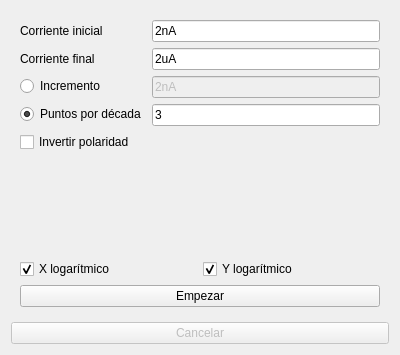
<?xml version="1.0" encoding="UTF-8"?>
<ui version="4.0">
 <class>Form</class>
 <widget class="QWidget" name="Form">
  <property name="geometry">
   <rect>
    <x>0</x>
    <y>0</y>
    <width>400</width>
    <height>355</height>
   </rect>
  </property>
  <property name="windowTitle">
   <string>Medir curva VI</string>
  </property>
  <layout class="QVBoxLayout" name="verticalLayout">
   <item>
    <layout class="QVBoxLayout" name="layout_grafico">
     <property name="sizeConstraint">
      <enum>QLayout::SetMinimumSize</enum>
     </property>
    </layout>
   </item>
   <item>
    <layout class="QHBoxLayout" name="horizontalLayout"/>
   </item>
   <item>
    <widget class="QWidget" name="parametros" native="true">
     <layout class="QVBoxLayout" name="verticalLayout_2">
      <item>
       <layout class="QFormLayout" name="formLayout">
        <item row="0" column="0">
         <widget class="QLabel" name="label">
          <property name="text">
           <string>Corriente inicial</string>
          </property>
         </widget>
        </item>
        <item row="0" column="1">
         <widget class="QLineEdit" name="corriente_inicial">
          <property name="text">
           <string>2nA</string>
          </property>
         </widget>
        </item>
        <item row="1" column="0">
         <widget class="QLabel" name="label_2">
          <property name="text">
           <string>Corriente final</string>
          </property>
         </widget>
        </item>
        <item row="1" column="1">
         <widget class="QLineEdit" name="corriente_final">
          <property name="text">
           <string>2uA</string>
          </property>
         </widget>
        </item>
        <item row="2" column="0">
         <widget class="QRadioButton" name="lineal">
          <property name="text">
           <string>Incremento</string>
          </property>
          <property name="checked">
           <bool>false</bool>
          </property>
         </widget>
        </item>
        <item row="2" column="1">
         <widget class="QLineEdit" name="incremento">
          <property name="enabled">
           <bool>false</bool>
          </property>
          <property name="text">
           <string>2nA</string>
          </property>
         </widget>
        </item>
        <item row="3" column="0">
         <widget class="QRadioButton" name="geometrico">
          <property name="text">
           <string>Puntos por década</string>
          </property>
          <property name="checked">
           <bool>true</bool>
          </property>
         </widget>
        </item>
        <item row="3" column="1">
         <widget class="QLineEdit" name="puntos_por_decada">
          <property name="enabled">
           <bool>true</bool>
          </property>
          <property name="text">
           <string>3</string>
          </property>
         </widget>
        </item>
        <item row="4" column="0" colspan="2">
         <widget class="QCheckBox" name="invertir">
          <property name="text">
           <string>Invertir polaridad</string>
          </property>
         </widget>
        </item>
       </layout>
      </item>
      <item>
       <layout class="QHBoxLayout" name="horizontalLayout_2">
        <item>
         <widget class="QCheckBox" name="xlog">
          <property name="text">
           <string>X logarítmico</string>
          </property>
          <property name="checked">
           <bool>true</bool>
          </property>
         </widget>
        </item>
        <item>
         <widget class="QCheckBox" name="ylog">
          <property name="text">
           <string>Y logarítmico</string>
          </property>
          <property name="checked">
           <bool>true</bool>
          </property>
         </widget>
        </item>
       </layout>
      </item>
      <item>
       <widget class="QPushButton" name="empezar">
        <property name="text">
         <string>Empezar</string>
        </property>
       </widget>
      </item>
     </layout>
    </widget>
   </item>
   <item>
    <widget class="QPushButton" name="terminar">
     <property name="enabled">
      <bool>false</bool>
     </property>
     <property name="text">
      <string>Cancelar</string>
     </property>
    </widget>
   </item>
  </layout>
 </widget>
 <resources/>
 <connections/>
</ui>
